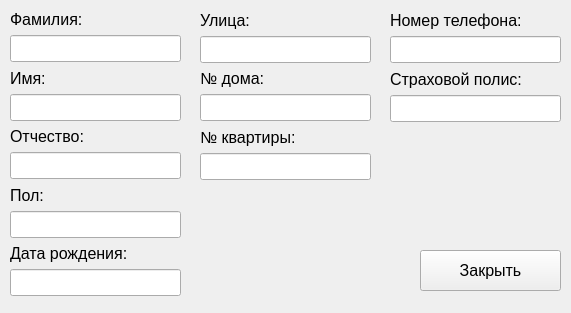
<?xml version="1.0" encoding="UTF-8"?>
<ui version="4.0">
 <class>Form_see_patient_data</class>
 <widget class="QWidget" name="Form_see_patient_data">
  <property name="geometry">
   <rect>
    <x>0</x>
    <y>0</y>
    <width>571</width>
    <height>313</height>
   </rect>
  </property>
  <property name="windowTitle">
   <string>Окно просмотра и редактирования данных</string>
  </property>
  <widget class="QWidget" name="layoutWidget">
   <property name="geometry">
    <rect>
     <x>10</x>
     <y>10</y>
     <width>171</width>
     <height>286</height>
    </rect>
   </property>
   <layout class="QVBoxLayout" name="verticalLayout_11">
    <item>
     <layout class="QVBoxLayout" name="verticalLayout">
      <item>
       <widget class="QLabel" name="label_surname_p">
        <property name="sizePolicy">
         <sizepolicy hsizetype="Expanding" vsizetype="Preferred">
          <horstretch>0</horstretch>
          <verstretch>0</verstretch>
         </sizepolicy>
        </property>
        <property name="font">
         <font>
          <pointsize>12</pointsize>
         </font>
        </property>
        <property name="text">
         <string>Фамилия:</string>
        </property>
       </widget>
      </item>
      <item>
       <widget class="QLineEdit" name="lineEdit_surname_p">
        <property name="font">
         <font>
          <pointsize>12</pointsize>
         </font>
        </property>
        <property name="readOnly">
         <bool>true</bool>
        </property>
       </widget>
      </item>
     </layout>
    </item>
    <item>
     <layout class="QVBoxLayout" name="verticalLayout_2">
      <item>
       <widget class="QLabel" name="label_name_p">
        <property name="sizePolicy">
         <sizepolicy hsizetype="Expanding" vsizetype="Preferred">
          <horstretch>0</horstretch>
          <verstretch>0</verstretch>
         </sizepolicy>
        </property>
        <property name="font">
         <font>
          <pointsize>12</pointsize>
         </font>
        </property>
        <property name="text">
         <string>Имя:</string>
        </property>
       </widget>
      </item>
      <item>
       <widget class="QLineEdit" name="lineEdit_name_p">
        <property name="font">
         <font>
          <pointsize>12</pointsize>
         </font>
        </property>
        <property name="readOnly">
         <bool>true</bool>
        </property>
       </widget>
      </item>
     </layout>
    </item>
    <item>
     <layout class="QVBoxLayout" name="verticalLayout_3">
      <item>
       <widget class="QLabel" name="label_patronymic_p">
        <property name="sizePolicy">
         <sizepolicy hsizetype="Expanding" vsizetype="Preferred">
          <horstretch>0</horstretch>
          <verstretch>0</verstretch>
         </sizepolicy>
        </property>
        <property name="font">
         <font>
          <pointsize>12</pointsize>
         </font>
        </property>
        <property name="text">
         <string>Отчество:</string>
        </property>
       </widget>
      </item>
      <item>
       <widget class="QLineEdit" name="lineEdit_patronymic_p">
        <property name="font">
         <font>
          <pointsize>12</pointsize>
         </font>
        </property>
        <property name="readOnly">
         <bool>true</bool>
        </property>
       </widget>
      </item>
     </layout>
    </item>
    <item>
     <layout class="QVBoxLayout" name="verticalLayout_4">
      <item>
       <widget class="QLabel" name="label_gender_p">
        <property name="sizePolicy">
         <sizepolicy hsizetype="Expanding" vsizetype="Preferred">
          <horstretch>0</horstretch>
          <verstretch>0</verstretch>
         </sizepolicy>
        </property>
        <property name="font">
         <font>
          <pointsize>12</pointsize>
         </font>
        </property>
        <property name="text">
         <string>Пол:</string>
        </property>
       </widget>
      </item>
      <item>
       <widget class="QLineEdit" name="lineEdit_gender_p">
        <property name="font">
         <font>
          <pointsize>12</pointsize>
         </font>
        </property>
        <property name="readOnly">
         <bool>true</bool>
        </property>
       </widget>
      </item>
     </layout>
    </item>
    <item>
     <layout class="QVBoxLayout" name="verticalLayout_5">
      <item>
       <widget class="QLabel" name="label_date_birth_p">
        <property name="sizePolicy">
         <sizepolicy hsizetype="Expanding" vsizetype="Preferred">
          <horstretch>0</horstretch>
          <verstretch>0</verstretch>
         </sizepolicy>
        </property>
        <property name="font">
         <font>
          <pointsize>12</pointsize>
         </font>
        </property>
        <property name="text">
         <string>Дата рождения:</string>
        </property>
       </widget>
      </item>
      <item>
       <widget class="QLineEdit" name="lineEdit_date_birth">
        <property name="font">
         <font>
          <pointsize>12</pointsize>
         </font>
        </property>
        <property name="readOnly">
         <bool>true</bool>
        </property>
       </widget>
      </item>
     </layout>
    </item>
   </layout>
  </widget>
  <widget class="QWidget" name="layoutWidget">
   <property name="geometry">
    <rect>
     <x>200</x>
     <y>10</y>
     <width>171</width>
     <height>170</height>
    </rect>
   </property>
   <layout class="QVBoxLayout" name="verticalLayout_12">
    <item>
     <layout class="QVBoxLayout" name="verticalLayout_6">
      <item>
       <widget class="QLabel" name="label_street_p">
        <property name="sizePolicy">
         <sizepolicy hsizetype="Expanding" vsizetype="Preferred">
          <horstretch>0</horstretch>
          <verstretch>0</verstretch>
         </sizepolicy>
        </property>
        <property name="font">
         <font>
          <pointsize>12</pointsize>
         </font>
        </property>
        <property name="text">
         <string>Улица:</string>
        </property>
       </widget>
      </item>
      <item>
       <widget class="QLineEdit" name="lineEdit_street_p">
        <property name="font">
         <font>
          <pointsize>12</pointsize>
         </font>
        </property>
        <property name="readOnly">
         <bool>true</bool>
        </property>
       </widget>
      </item>
     </layout>
    </item>
    <item>
     <layout class="QVBoxLayout" name="verticalLayout_7">
      <item>
       <widget class="QLabel" name="label_n_house_p">
        <property name="sizePolicy">
         <sizepolicy hsizetype="Expanding" vsizetype="Preferred">
          <horstretch>0</horstretch>
          <verstretch>0</verstretch>
         </sizepolicy>
        </property>
        <property name="font">
         <font>
          <pointsize>12</pointsize>
         </font>
        </property>
        <property name="text">
         <string>№ дома:</string>
        </property>
       </widget>
      </item>
      <item>
       <widget class="QLineEdit" name="lineEdit_n_house_p">
        <property name="font">
         <font>
          <pointsize>12</pointsize>
         </font>
        </property>
        <property name="readOnly">
         <bool>true</bool>
        </property>
       </widget>
      </item>
     </layout>
    </item>
    <item>
     <layout class="QVBoxLayout" name="verticalLayout_8">
      <item>
       <widget class="QLabel" name="label_n_flat_p">
        <property name="sizePolicy">
         <sizepolicy hsizetype="Expanding" vsizetype="Preferred">
          <horstretch>0</horstretch>
          <verstretch>0</verstretch>
         </sizepolicy>
        </property>
        <property name="font">
         <font>
          <pointsize>12</pointsize>
         </font>
        </property>
        <property name="text">
         <string>№ квартиры:</string>
        </property>
       </widget>
      </item>
      <item>
       <widget class="QLineEdit" name="lineEdit_n_flat_p">
        <property name="font">
         <font>
          <pointsize>12</pointsize>
         </font>
        </property>
        <property name="readOnly">
         <bool>true</bool>
        </property>
       </widget>
      </item>
     </layout>
    </item>
   </layout>
  </widget>
  <widget class="QWidget" name="layoutWidget">
   <property name="geometry">
    <rect>
     <x>390</x>
     <y>10</y>
     <width>171</width>
     <height>112</height>
    </rect>
   </property>
   <layout class="QVBoxLayout" name="verticalLayout_13">
    <item>
     <layout class="QVBoxLayout" name="verticalLayout_9">
      <item>
       <widget class="QLabel" name="label_phone_p">
        <property name="sizePolicy">
         <sizepolicy hsizetype="Expanding" vsizetype="Preferred">
          <horstretch>0</horstretch>
          <verstretch>0</verstretch>
         </sizepolicy>
        </property>
        <property name="font">
         <font>
          <pointsize>12</pointsize>
         </font>
        </property>
        <property name="text">
         <string>Номер телефона:</string>
        </property>
       </widget>
      </item>
      <item>
       <widget class="QLineEdit" name="lineEdit_phone_p">
        <property name="font">
         <font>
          <pointsize>12</pointsize>
         </font>
        </property>
        <property name="readOnly">
         <bool>true</bool>
        </property>
       </widget>
      </item>
     </layout>
    </item>
    <item>
     <layout class="QVBoxLayout" name="verticalLayout_10">
      <item>
       <widget class="QLabel" name="label_ins_policy_p">
        <property name="sizePolicy">
         <sizepolicy hsizetype="Expanding" vsizetype="Preferred">
          <horstretch>0</horstretch>
          <verstretch>0</verstretch>
         </sizepolicy>
        </property>
        <property name="font">
         <font>
          <pointsize>12</pointsize>
         </font>
        </property>
        <property name="text">
         <string>Страховой полис:</string>
        </property>
       </widget>
      </item>
      <item>
       <widget class="QLineEdit" name="lineEdit_ins_policy_p">
        <property name="font">
         <font>
          <pointsize>12</pointsize>
         </font>
        </property>
        <property name="readOnly">
         <bool>true</bool>
        </property>
       </widget>
      </item>
     </layout>
    </item>
   </layout>
  </widget>
  <widget class="QPushButton" name="pushButton_close_widget">
   <property name="geometry">
    <rect>
     <x>420</x>
     <y>250</y>
     <width>141</width>
     <height>41</height>
    </rect>
   </property>
   <property name="sizePolicy">
    <sizepolicy hsizetype="Minimum" vsizetype="Expanding">
     <horstretch>0</horstretch>
     <verstretch>0</verstretch>
    </sizepolicy>
   </property>
   <property name="font">
    <font>
     <pointsize>12</pointsize>
    </font>
   </property>
   <property name="text">
    <string>Закрыть</string>
   </property>
  </widget>
 </widget>
 <resources/>
 <connections/>
</ui>
